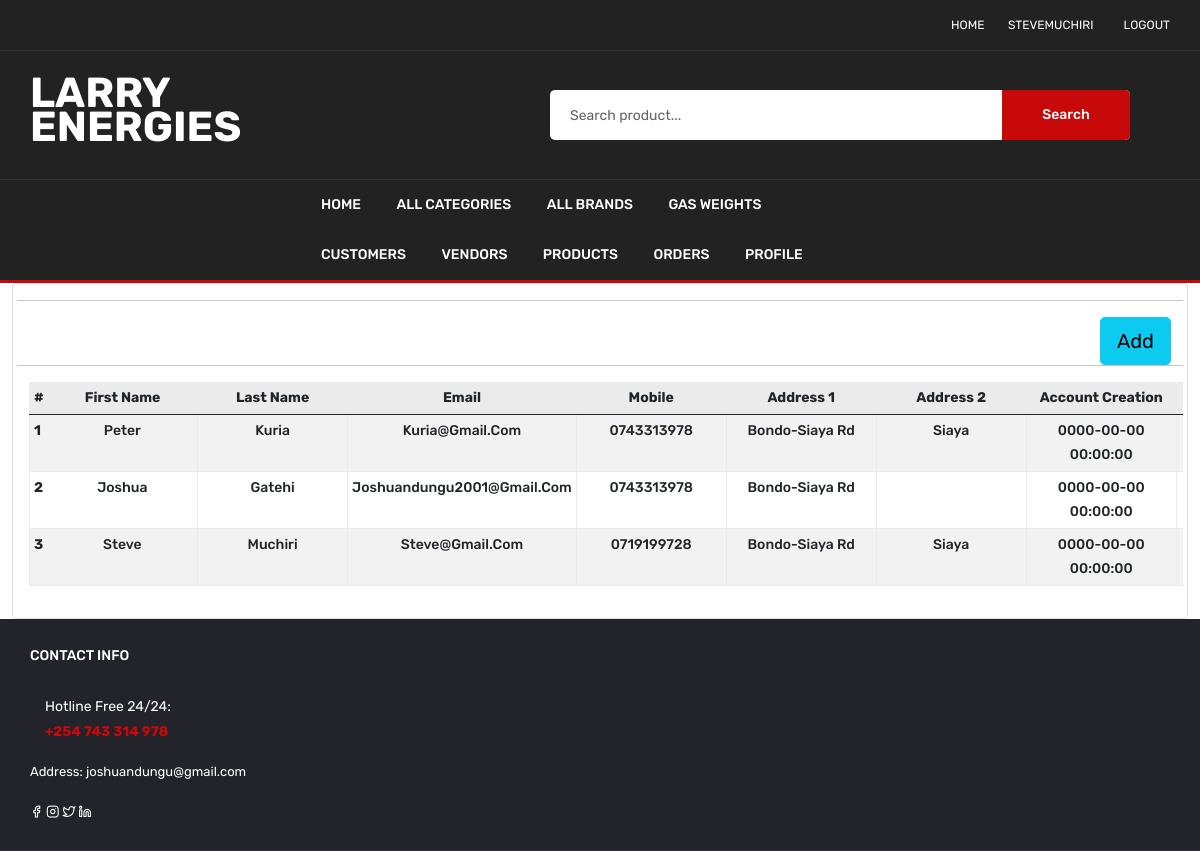
The page /admin/all_users.php (signed in) on the database its author committed.
### tables this page shows
CREATE TABLE `user_info` (
  `user_id` int(10) NOT NULL,
  `first_name` varchar(300) NOT NULL,
  `last_name` varchar(300) NOT NULL,
  `email` varchar(300) NOT NULL,
  `password` varchar(300) NOT NULL,
  `mobile` varchar(300) NOT NULL,
  `address1` varchar(300) NOT NULL,
  `address2` varchar(300) NOT NULL,
  `user_type` varchar(100) NOT NULL,
  `account_created` datetime NOT NULL DEFAULT '0000-00-00 00:00:00' ON UPDATE current_timestamp(),
  `status` tinyint(1) NOT NULL
);

### admin/all_users.php (the view, shortened to what this page needs)
<!DOCTYPE html>
<html lang="en">
<?php include 'includes/header.php'; ?>
<body>
    <div id="main-wrapper">
        <?php
        include 'includes/header_area_menu.php';
        ?>
        <div class="content-body">
            <div class="container-fluid">
                <div class="card">
                    <div class="card-body">
                        <div class="row">
                            <hr>
                            <div align="right">
                                <button type="button" id="add_button" class="btn btn-info btn-lg"> <a
                                        href="add_product.php">Add</a>
                                </button>
                            </div>
                            <hr>
                            <div class="table-responsive">
                                <table class="table table-striped table-sm">
                                    <thead>
                                        <tr>
                                            <th>#</th>
                                            <th>First Name</th>
                                            <th>Last Name</th>
                                            <th>Email</th>
                                            <th>Mobile</th>
                                            <th>Address 1</th>
                                            <th>Address 2</th>
                                            <th>Account Creation</th>
                                            <th>Status</th>
                                        </tr>
                                    </thead>
                                    <tbody id="product_list">
                                        <?php
                                        require_once 'db/db.php';
                                        $query = mysqli_query($con, "SELECT * FROM user_info  ");
                                        $cnt = 1;
                                        while ($row = mysqli_fetch_array($query)) {
                                        ?>
                                            <tr>
                                                <th scope="row"><?php echo $cnt; ?></th>
                                                <td><?php echo $row['first_name']; ?></td>
                                                <td><?php echo $row['last_name']; ?></td>
                                                <td><?php echo $row['email']; ?></td>
                                                <td><?php echo $row['mobile']; ?></td>
                                                <td><?php echo $row['address1']; ?></td>
                                                <td><?php echo $row['address2']; ?></td>
                                                <td><?php echo $row['account_created']; ?></td>
                                                <td>
                                                </td>
                                            <?php $cnt++;
                                        } ?>
                                    </tbody>
                                </table>
                            </div>
                        </div>
                    </div>
                </div>
            </div>
        </div>
    </div>
    <?php
    include 'includes/footer.php';
    ?>
</body>
</html>

### rows shown on the page
user_info: first_name "Peter", last_name "Kuria", email "Kuria@gmail.com", mobile "0743313978", address1 "Bondo-Siaya Rd", address2 "Siaya", account_created "0000-00-00 00:00:00"
user_info: first_name "Joshua", last_name "Gatehi", email "Joshuandungu2001@gmail.com", mobile "0743313978", address1 "Bondo-Siaya Rd", account_created "0000-00-00 00:00:00"
user_info: first_name "Steve", last_name "Muchiri", email "Steve@gmail.com", mobile "0719199728", address1 "Bondo-Siaya Rd", address2 "Siaya", account_created "0000-00-00 00:00:00"

### other values the page prints
$_SESSION["name"] "STEVEMUCHIRI"
